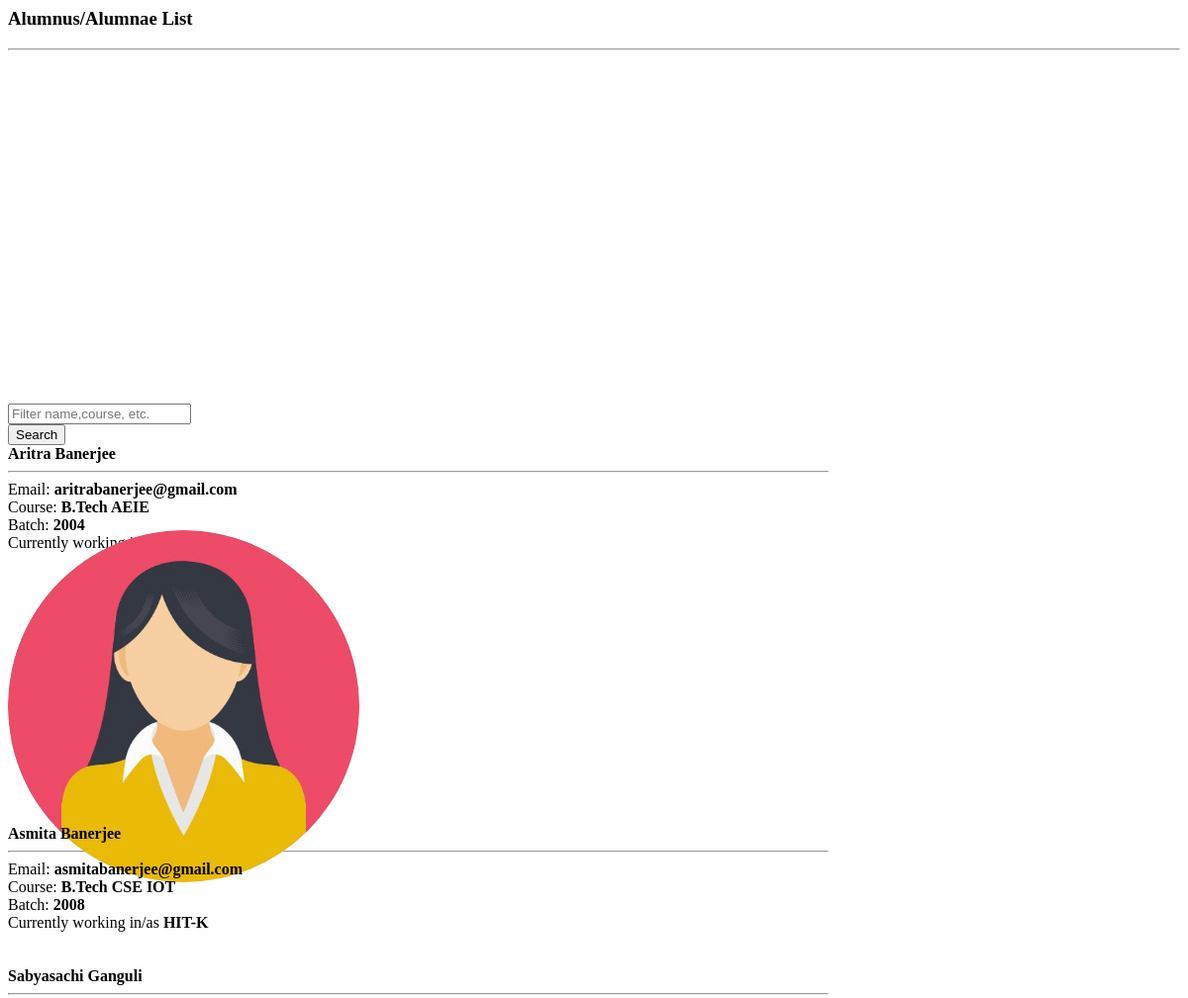
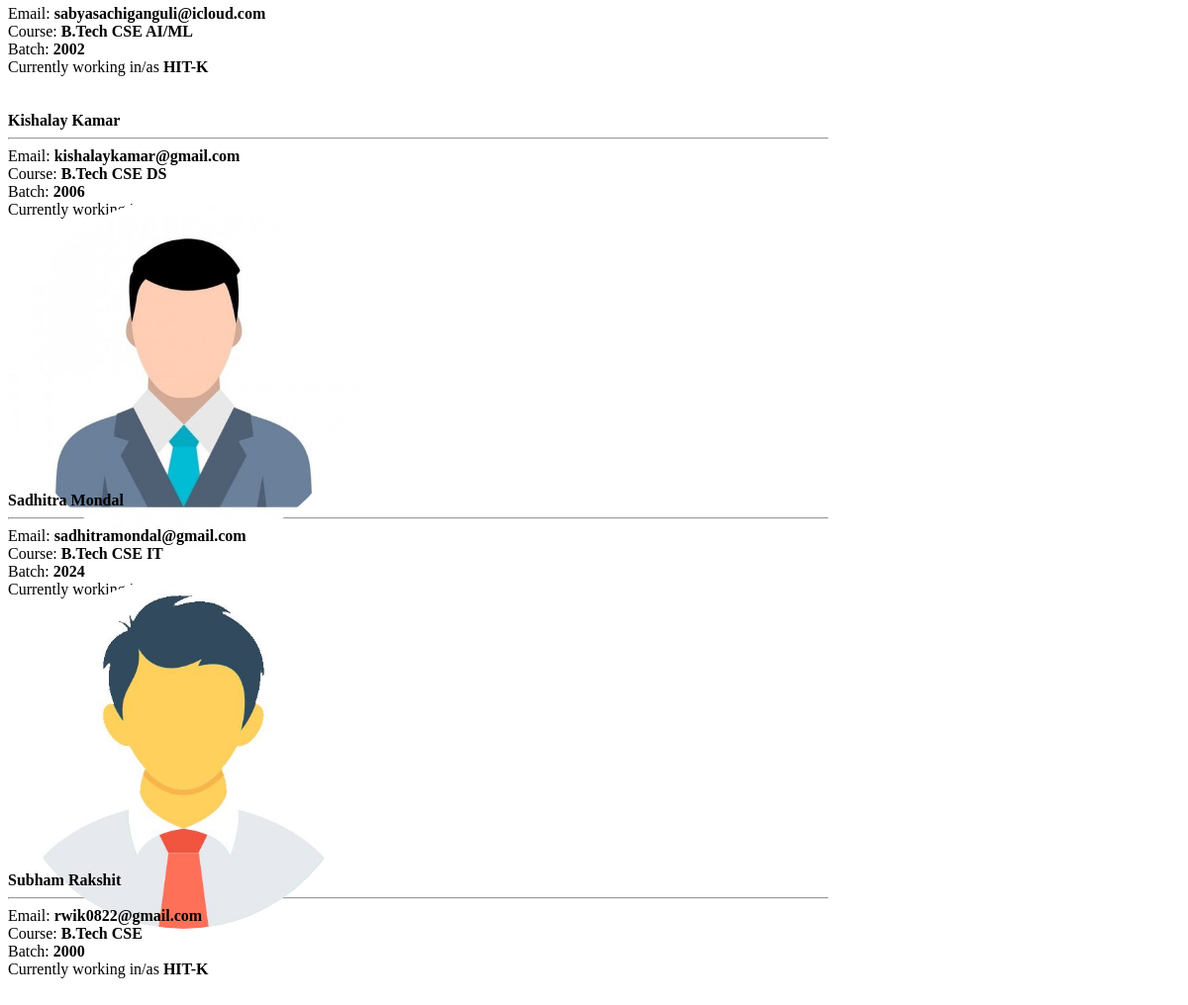
/alumni/alumni_list.php, run on the app's committed database (2 pictures, top to bottom).
### tables this page shows
CREATE TABLE `alumnus_bio` (
  `id` int(30) NOT NULL,
  `firstname` varchar(200) NOT NULL,
  `middlename` varchar(200) NOT NULL,
  `lastname` varchar(200) NOT NULL,
  `gender` varchar(10) NOT NULL,
  `batch` year(4) NOT NULL,
  `course_id` int(30) NOT NULL,
  `email` varchar(250) NOT NULL,
  `connected_to` text NOT NULL,
  `avatar` text NOT NULL,
  `status` tinyint(1) NOT NULL DEFAULT 0 COMMENT '0= Unverified, 1= Verified',
  `date_created` date NOT NULL DEFAULT current_timestamp()
);

CREATE TABLE `courses` (
  `id` int(30) NOT NULL,
  `course` text NOT NULL,
  `about` text NOT NULL
);

### alumni/alumni_list.php (the view, shortened to what this page needs)
<?php
include 'admin/db_connect.php';
?>
        <header class="masthead">
            <div class="container-fluid h-100">
                <div class="row h-100 align-items-center justify-content-center text-center">
                    <div class="col-lg-8 align-self-end mb-4 page-title">
                        <h3 class="text-white">Alumnus/Alumnae List</h3>
                        <hr class="divider my-4" />
                    </div>
                </div>
            </div>
        </header>
        	<div class="container">
        		<div class="card mb-4 mt-4">
		        <div class="card-body">
		            <div class="row">
		                <div class="col-md-8">
		                    <div class="input-group mb-3">
		                      <input type="text" class="form-control" id="filter" placeholder="Filter name,course, etc." aria-label="Filter" aria-describedby="filter-field">
		                    </div>
		                </div>
		                <div class="col-md-4">
		                    <button class="btn btn-primary btn-block btn-sm" id="search">Search</button>
		                </div>
		            </div>
		        </div>
		    </div>
        	</div>
            <div class="container-fluid mt-3 pt-2">
                <div class="row-items">
                <div class="col-lg-12">
                    <div class="row">
                <?php
                $fpath = 'admin/assets/uploads';
                $alumni = $conn->query("SELECT a.*,c.course,Concat(a.firstname,' ',a.lastname,' ',a.middlename) as name from alumnus_bio a inner join courses c on c.id = a.course_id order by Concat(a.lastname,', ',a.firstname,' ',a.middlename) asc");
                while($row = $alumni->fetch_assoc()):
                ?>
                <div class="col-md-4 item">
                <div class="card alumni-list" data-id="<?php echo $row['id'] ?>">
                        <div class="alumni-img" card-img-top>
                            <img src="<?php echo $fpath.'/'.$row['avatar'] ?>" alt="">
                        </div>
                    <div class="card-body">
                        <div class="row align-items-center h-100">
                            <div class="">
                                <div>
                                <p class="filter-txt"><b><?php echo $row['name'] ?></b></p>
                                <hr class="divider w-100" style="max-width: calc(100%)">
                                <p class="filter-txt">Email: <b><?php echo $row['email'] ?></b></p>
                                <p class="filter-txt">Course: <b><?php echo $row['course'] ?></b></p>
                                <p class="filter-txt">Batch: <b><?php echo $row['batch'] ?></b></p>
                                <p class="filter-txt">Currently working in/as <b><?php echo $row['connected_to'] ?></b></p>
                                    <br>
                                </div>
                            </div>
                        </div>
                    </div>
                </div>
                <br>
                </div>
                <?php endwhile; ?>
                </div>
                </div>
                </div>
            </div>

### alumni/alumni_list.php (style rules this page uses)
.alumni-list { cursor: pointer; border: unset; flex-direction: inherit; }
.alumni-img { width: calc(30%); max-height: 30vh; display: flex; align-items: center; justify-content: center; }
.alumni-list .card-body { width: calc(70%); }
.alumni-img img { border-radius: 100%; max-height: calc(100%); max-width: calc(100%); }
header.masthead,header.masthead:before { min-height: 50vh !important; height: 50vh !important }
.row-items { position: relative; }
.masthead { min-height: 23vh !important; height: 23vh !important; }
.masthead:before { min-height: 23vh !important; height: 23vh !important; }
.alumni-list p { margin:unset; }

### data on the page
alumnus_bio: name "Aritra Banerjee", email "aritrabanerjee@gmail.com", course.course "B.Tech AEIE", batch "2004"
alumnus_bio: avatar (picture), name "Asmita Banerjee", email "asmitabanerjee@gmail.com", course.course "B.Tech CSE IOT", batch "2008", connected_to "HIT-K"
alumnus_bio: name "Sabyasachi Ganguli", email "sabyasachiganguli@icloud.com", course.course "B.Tech CSE AI/ML", batch "2002", connected_to "HIT-K"
alumnus_bio: name "Kishalay Kamar", email "kishalaykamar@gmail.com", course.course "B.Tech CSE DS", batch "2006"
alumnus_bio: avatar (picture), name "Sadhitra Mondal", email "sadhitramondal@gmail.com", course.course "B.Tech CSE IT", batch "2024"
alumnus_bio: avatar (picture), name "Subham Rakshit", email "rwik0822@gmail.com", course.course "B.Tech CSE", batch "2000", connected_to "HIT-K"
